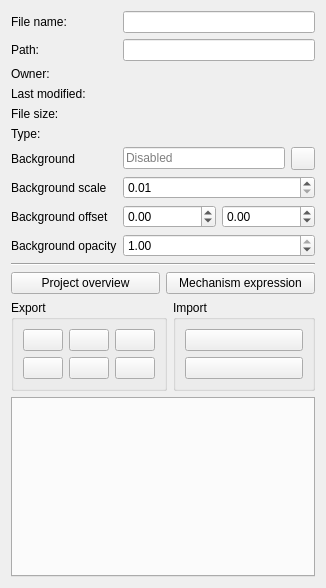
<?xml version="1.0" encoding="UTF-8"?>
<ui version="4.0">
 <class>Form</class>
 <widget class="QWidget" name="Form">
  <property name="geometry">
   <rect>
    <x>0</x>
    <y>0</y>
    <width>326</width>
    <height>588</height>
   </rect>
  </property>
  <property name="windowIcon">
   <iconset>
    <normaloff>icons:id.png</normaloff>icons:id.png</iconset>
  </property>
  <layout class="QVBoxLayout" name="verticalLayout_2">
   <item>
    <layout class="QFormLayout" name="formLayout">
     <item row="0" column="0">
      <widget class="QLabel" name="file_name_title">
       <property name="text">
        <string>File name:</string>
       </property>
      </widget>
     </item>
     <item row="0" column="1">
      <widget class="QLineEdit" name="file_name_label">
       <property name="readOnly">
        <bool>true</bool>
       </property>
      </widget>
     </item>
     <item row="1" column="0">
      <widget class="QLabel" name="path_title">
       <property name="text">
        <string>Path:</string>
       </property>
      </widget>
     </item>
     <item row="1" column="1">
      <widget class="QLineEdit" name="path_label">
       <property name="readOnly">
        <bool>true</bool>
       </property>
      </widget>
     </item>
     <item row="2" column="0">
      <widget class="QLabel" name="owner_title">
       <property name="text">
        <string>Owner:</string>
       </property>
      </widget>
     </item>
     <item row="2" column="1">
      <widget class="QLabel" name="owner_label"/>
     </item>
     <item row="3" column="0">
      <widget class="QLabel" name="last_modified_title">
       <property name="text">
        <string>Last modified:</string>
       </property>
      </widget>
     </item>
     <item row="3" column="1">
      <widget class="QLabel" name="last_modified_label"/>
     </item>
     <item row="4" column="0">
      <widget class="QLabel" name="file_size_title">
       <property name="text">
        <string>File size:</string>
       </property>
      </widget>
     </item>
     <item row="4" column="1">
      <widget class="QLabel" name="file_size_label"/>
     </item>
     <item row="5" column="0">
      <widget class="QLabel" name="type_title">
       <property name="text">
        <string>Type:</string>
       </property>
      </widget>
     </item>
     <item row="5" column="1">
      <widget class="QLabel" name="type_label"/>
     </item>
     <item row="6" column="0">
      <widget class="QLabel" name="background_label">
       <property name="text">
        <string>Background</string>
       </property>
      </widget>
     </item>
     <item row="6" column="1">
      <layout class="QHBoxLayout" name="background_layout">
       <item>
        <widget class="QLineEdit" name="background_option">
         <property name="placeholderText">
          <string>Disabled</string>
         </property>
         <property name="clearButtonEnabled">
          <bool>true</bool>
         </property>
        </widget>
       </item>
       <item>
        <widget class="QToolButton" name="background_choose_dir">
         <property name="icon">
          <iconset>
           <normaloff>icons:loadfile.png</normaloff>icons:loadfile.png</iconset>
         </property>
        </widget>
       </item>
      </layout>
     </item>
     <item row="7" column="0">
      <widget class="QLabel" name="background_scale_label">
       <property name="text">
        <string>Background scale</string>
       </property>
      </widget>
     </item>
     <item row="7" column="1">
      <widget class="QDoubleSpinBox" name="background_scale_option">
       <property name="minimum">
        <double>0.010000000000000</double>
       </property>
       <property name="maximum">
        <double>10.000000000000000</double>
       </property>
       <property name="singleStep">
        <double>0.020000000000000</double>
       </property>
      </widget>
     </item>
     <item row="8" column="0">
      <widget class="QLabel" name="background_offset_label">
       <property name="text">
        <string>Background offset</string>
       </property>
      </widget>
     </item>
     <item row="8" column="1">
      <layout class="QHBoxLayout" name="background_offset_layout">
       <item>
        <widget class="QDoubleSpinBox" name="background_x_option">
         <property name="minimum">
          <double>-999999.000000000000000</double>
         </property>
         <property name="maximum">
          <double>999999.000000000000000</double>
         </property>
        </widget>
       </item>
       <item>
        <widget class="QDoubleSpinBox" name="background_y_option">
         <property name="minimum">
          <double>-999999.000000000000000</double>
         </property>
         <property name="maximum">
          <double>999999.000000000000000</double>
         </property>
        </widget>
       </item>
      </layout>
     </item>
     <item row="9" column="0">
      <widget class="QLabel" name="background_opacity_label">
       <property name="text">
        <string>Background opacity</string>
       </property>
      </widget>
     </item>
     <item row="9" column="1">
      <widget class="QDoubleSpinBox" name="background_opacity_option">
       <property name="maximum">
        <double>1.000000000000000</double>
       </property>
       <property name="singleStep">
        <double>0.100000000000000</double>
       </property>
       <property name="value">
        <double>1.000000000000000</double>
       </property>
      </widget>
     </item>
    </layout>
   </item>
   <item>
    <widget class="Line" name="line">
     <property name="orientation">
      <enum>Qt::Horizontal</enum>
     </property>
    </widget>
   </item>
   <item>
    <layout class="QHBoxLayout" name="horizontalLayout_2">
     <item>
      <widget class="QPushButton" name="overview_button">
       <property name="text">
        <string>Project overview</string>
       </property>
       <property name="icon">
        <iconset>
         <normaloff>icons:id.png</normaloff>icons:id.png</iconset>
       </property>
      </widget>
     </item>
     <item>
      <widget class="QPushButton" name="ex_expression_button">
       <property name="text">
        <string>Mechanism expression</string>
       </property>
       <property name="icon">
        <iconset>
         <normaloff>icons:id.png</normaloff>icons:id.png</iconset>
       </property>
      </widget>
     </item>
    </layout>
   </item>
   <item>
    <layout class="QHBoxLayout" name="horizontalLayout">
     <item>
      <widget class="QGroupBox" name="export_group">
       <property name="title">
        <string>Export</string>
       </property>
       <layout class="QGridLayout" name="gridLayout">
        <item row="0" column="0">
         <widget class="QPushButton" name="ex_dxf_button">
          <property name="statusTip">
           <string>Export as DXF format.</string>
          </property>
          <property name="icon">
           <iconset>
            <normaloff>icons:dxf.png</normaloff>icons:dxf.png</iconset>
          </property>
          <property name="iconSize">
           <size>
            <width>50</width>
            <height>50</height>
           </size>
          </property>
         </widget>
        </item>
        <item row="0" column="1">
         <widget class="QPushButton" name="ex_slvs_button">
          <property name="statusTip">
           <string>Export as Solvespace format.</string>
          </property>
          <property name="icon">
           <iconset>
            <normaloff>icons:solvespace.png</normaloff>icons:solvespace.png</iconset>
          </property>
          <property name="iconSize">
           <size>
            <width>50</width>
            <height>50</height>
           </size>
          </property>
         </widget>
        </item>
        <item row="1" column="0">
         <widget class="QPushButton" name="ex_py_button">
          <property name="statusTip">
           <string>Export as Python script.</string>
          </property>
          <property name="icon">
           <iconset>
            <normaloff>icons:script.png</normaloff>icons:script.png</iconset>
          </property>
          <property name="iconSize">
           <size>
            <width>50</width>
            <height>50</height>
           </size>
          </property>
         </widget>
        </item>
        <item row="1" column="1">
         <widget class="QPushButton" name="ex_image_button">
          <property name="statusTip">
           <string>Export as image formats.</string>
          </property>
          <property name="icon">
           <iconset>
            <normaloff>icons:picture.png</normaloff>icons:picture.png</iconset>
          </property>
          <property name="iconSize">
           <size>
            <width>50</width>
            <height>50</height>
           </size>
          </property>
         </widget>
        </item>
        <item row="0" column="2">
         <widget class="QPushButton" name="ex_pmks_button">
          <property name="statusTip">
           <string>Export as PMKS URL.</string>
          </property>
          <property name="icon">
           <iconset>
            <normaloff>icons:pmks.png</normaloff>icons:pmks.png</iconset>
          </property>
          <property name="iconSize">
           <size>
            <width>50</width>
            <height>50</height>
           </size>
          </property>
         </widget>
        </item>
        <item row="1" column="2">
         <widget class="QPushButton" name="ex_capture_button">
          <property name="statusTip">
           <string>Capture the main canvas into clipboard.</string>
          </property>
          <property name="icon">
           <iconset>
            <normaloff>icons:capture.png</normaloff>icons:capture.png</iconset>
          </property>
          <property name="iconSize">
           <size>
            <width>50</width>
            <height>50</height>
           </size>
          </property>
         </widget>
        </item>
       </layout>
      </widget>
     </item>
     <item>
      <widget class="QGroupBox" name="import_group">
       <property name="title">
        <string>Import</string>
       </property>
       <layout class="QVBoxLayout" name="verticalLayout">
        <item>
         <widget class="QPushButton" name="im_example_button">
          <property name="statusTip">
           <string>Import from an example.</string>
          </property>
          <property name="icon">
           <iconset>
            <normaloff>icons:example.png</normaloff>icons:example.png</iconset>
          </property>
          <property name="iconSize">
           <size>
            <width>50</width>
            <height>50</height>
           </size>
          </property>
         </widget>
        </item>
        <item>
         <widget class="QPushButton" name="im_pmks_button">
          <property name="statusTip">
           <string>Import from PMKS URL.</string>
          </property>
          <property name="icon">
           <iconset>
            <normaloff>icons:pmks.png</normaloff>icons:pmks.png</iconset>
          </property>
          <property name="iconSize">
           <size>
            <width>50</width>
            <height>50</height>
           </size>
          </property>
         </widget>
        </item>
       </layout>
      </widget>
     </item>
    </layout>
   </item>
   <item>
    <widget class="QTabWidget" name="history_tabs">
     <property name="currentIndex">
      <number>-1</number>
     </property>
    </widget>
   </item>
  </layout>
 </widget>
 <connections/>
</ui>
